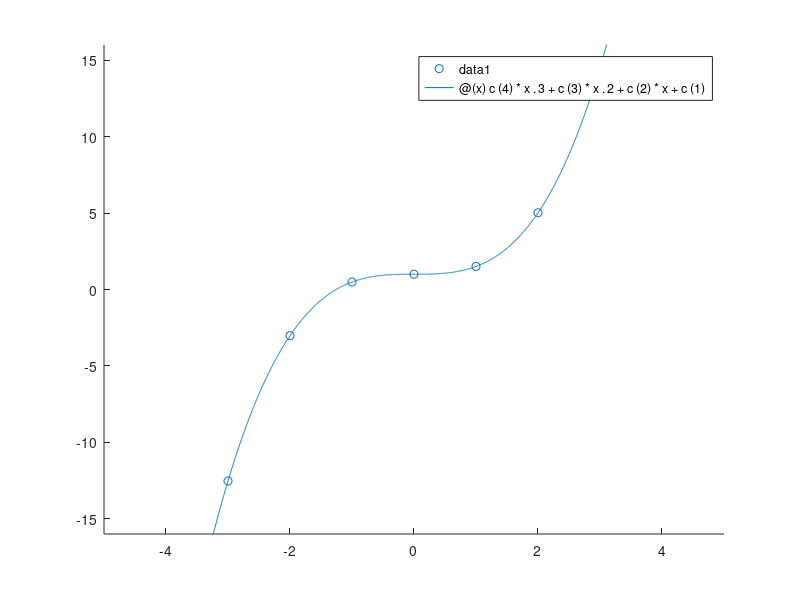

The MATLAB script that drew this image:

x = [-3, -2, -1, 0, 1, 2, 3]';
y = [-12.529999999999999, -3.02, 0.49, 1.00, 1.51, 5.02, 14.529999999999999]';


disp("The Vandermonde matrix of the problem:");
A = [ones(size(x)) x x.^2 x.^3];
disp(A);

disp("The Vector of coefficients:");
c = pinv(A)*y;
disp(c);

hold on
scatter(x,y)
fplot(@(x)c(4)*x.^3 + c(3)*x.^2 + c(2)*x + c(1));
xlim([-5 5])
ylim([-16 16])
hold off

disp("The Error:");
n = norm(A*c - y, 2);
disp(n);


